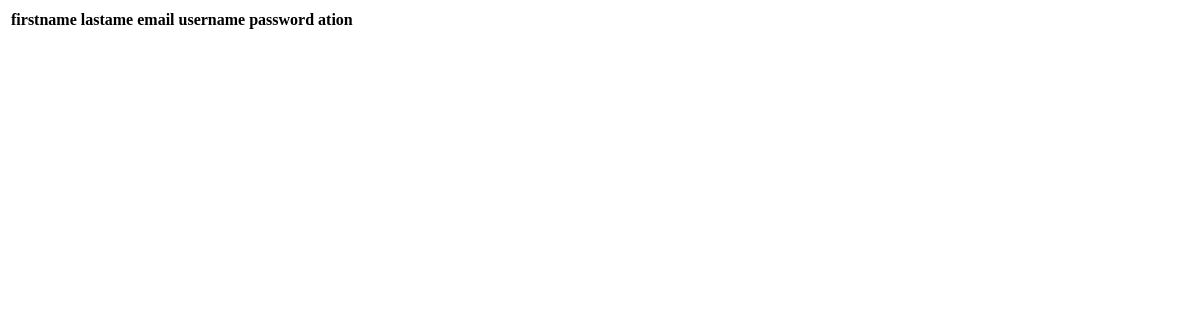
The app's page /regview, older data.
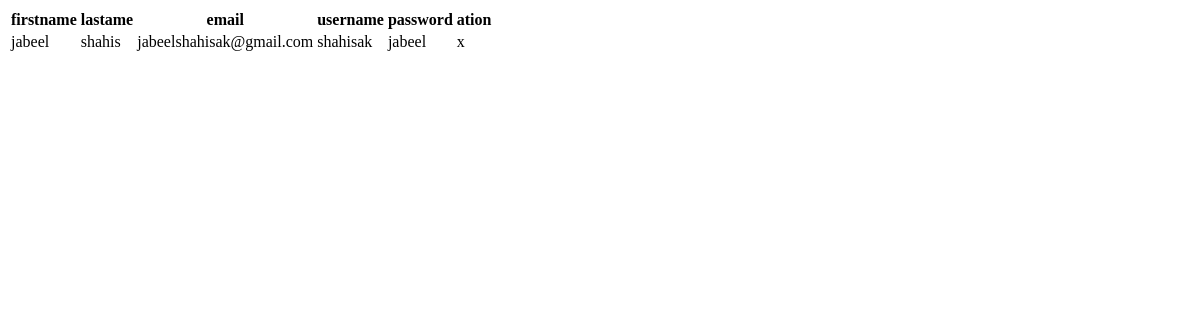
The same page, newer data.
### uiapp/models.py (models this page shows)
class RegisterModel(models.Model):
    first_name=models.CharField(max_length=30)
    last_name=models.CharField(max_length=30)
    email=models.CharField(max_length=30)
    username=models.CharField(max_length=30)
    password=models.CharField(max_length=30)

### uiapp/views.py (the view, shortened to what this page needs)
# urls.py: path('regview',views.RegisterView.as_view(),name="regview"),
class RegisterView(View):
    def get(self,request,*args,**kwargs):
        Viewdata=RegisterModel.objects.all()
        return render(request,'regview.html',{'data':Viewdata})

### uiapp/templates/regview.html (shortened to what this page needs)
<!DOCTYPE html>
<html lang="en">
<head>
</head>
<body>
    <table>
        <tr>
            <th>firstname</th>
            <th>lastame</th>
            <th>email</th>
            <th>username</th>
            <th>password</th>
            <th>ation</th>
        </tr>
        {% for i in data %}
        <tr>
            <td>{{i.first_name}}</td>
            <td>{{i.last_name}}</td>
            <td>{{i.email}}</td>
            <td>{{i.username}}</td>
            <td>{{i.password}}</td>
            <td><a href=""></a>x</td>
        </tr>
        {% endfor %}
    </table>
</body>
</html>

Row changes from the older to the newer data that the page shows:
added RegisterModel: first_name "jabeel", last_name "shahis", email "jabeelshahisak@gmail.com", username "shahisak", password "jabeel"
